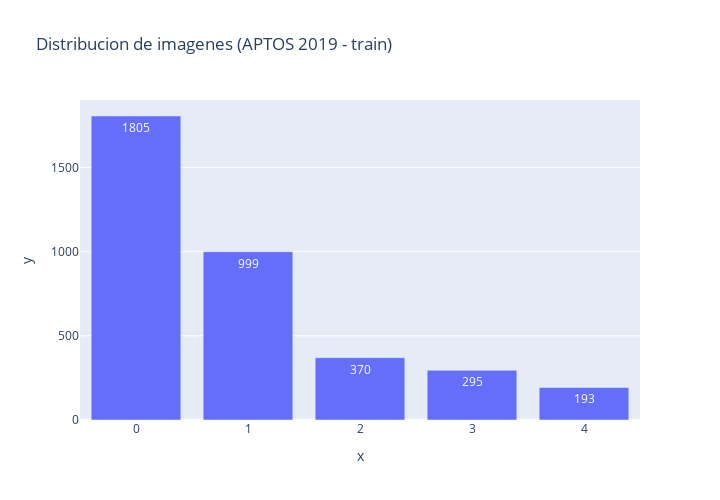

Notebook source saved alongside this figure:
### Code cell
import plotly.express as px

d = list(APTOS_train['diagnosis'].value_counts())
fig = px.bar(data_frame=APTOS_train,
             x=[x for x in range(len(d))], 
             y=d,
             width=720,
             height=500,
             title='Distribucion de imagenes (APTOS 2019 - train)',
             text_auto=True)
fig.show()

### Figure 1 — Plotly figure (JSON) as saved in the notebook; plotly's stock layout.template omitted (floating-point values rounded to 4 significant figures)
{"data": [{"alignmentgroup": "True", "hovertemplate": "x=%{x}<br>y=%{y}<extra></extra>", "legendgroup": "", "marker": {"color": "#636efa", "pattern": {"shape": ""}}, "name": "", "offsetgroup": "", "orientation": "v", "showlegend": false, "textposition": "auto", "texttemplate": "%{y}", "type": "bar", "x": [0, 1, 2, 3, 4], "xaxis": "x", "y": [1805, 999, 370, 295, 193], "yaxis": "y"}], "layout": {"barmode": "relative", "height": 500, "legend": {"tracegroupgap": 0}, "title": {"text": "Distribucion de imagenes (APTOS 2019 - train)"}, "width": 720, "xaxis": {"anchor": "y", "domain": [0, 1], "title": {"text": "x"}}, "yaxis": {"anchor": "x", "domain": [0, 1], "title": {"text": "y"}}}}
